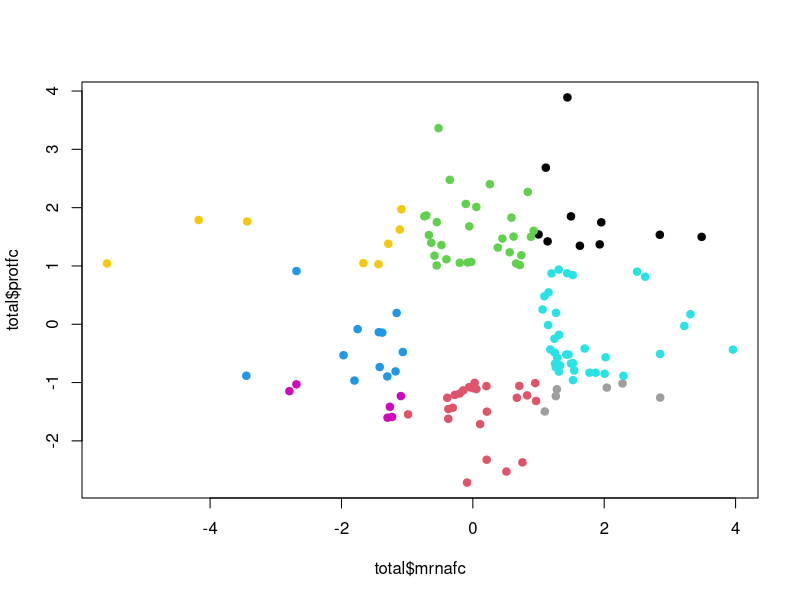

Reproduce this figure in R.
####### Parameters #######
FC2_TH = 1
FC15_TH = 1
TH = FC15_TH
##########################

group <- function(mrna, prot)
{
    if (abs(mrna) > TH)
        if (mrna > 0)
            m <- 'M'
        else
            m <- 'm'
    else
        m <- '0'
    
    if (abs(prot) > TH)
        if (prot > 0)
            p <- 'P'
        else
            p <- 'p'
    else
        p <- '0'
    
    paste0(m, p)
}

mrna <- read.table("transcripts.csv", sep = '\t', header = TRUE, stringsAsFactors = FALSE)
mrna <- data.frame(Gene = mrna$Gene,# TAIR = mrna$TAIR,
                  PP = mrna$Protoplasts_FPKM,
                  PN = mrna$Protonema_FPKM,
                  stringsAsFactors = FALSE)

mrna <- mrna[grepl("^Pp.+", mrna$Gene),]
mrna$mrnaPNtoPP <- mrna$PN/mrna$PP
mrna <- na.omit(mrna)  # Fix it

prot <- read.table("proteins.csv", sep = '\t', header = TRUE, stringsAsFactors = FALSE)
prot <- data.frame(Gene = prot$ProteinName, protPNtoPP = prot$PNtoPP_1.fc, stringsAsFactors = FALSE)
prot <- prot[grepl("^Pp.+", prot$Gene),]
prot$Gene <- sapply(strsplit(prot$Gene, split = '\\.'), "[", 1)
prot <- aggregate(. ~ Gene, data = prot, FUN = sum)

total <- merge(mrna[,c("Gene", "mrnaPNtoPP")], prot, by = "Gene" )#, all.y = TRUE)

total$mrnafc <- log(total$mrnaPNtoPP, base = 1.5)
total$protfc <- log(total$protPNtoPP, base = 1.5)

total$group <- as.factor(apply(total[,c("mrnafc", "protfc")], 1,
                               function(x) group(x[1], x[2])))

total <- total[ abs(total$mrnafc) > TH |
                abs(total$protfc) > TH,]

plot(total$mrnafc, total$protfc, pch = 19, col = total$group)
